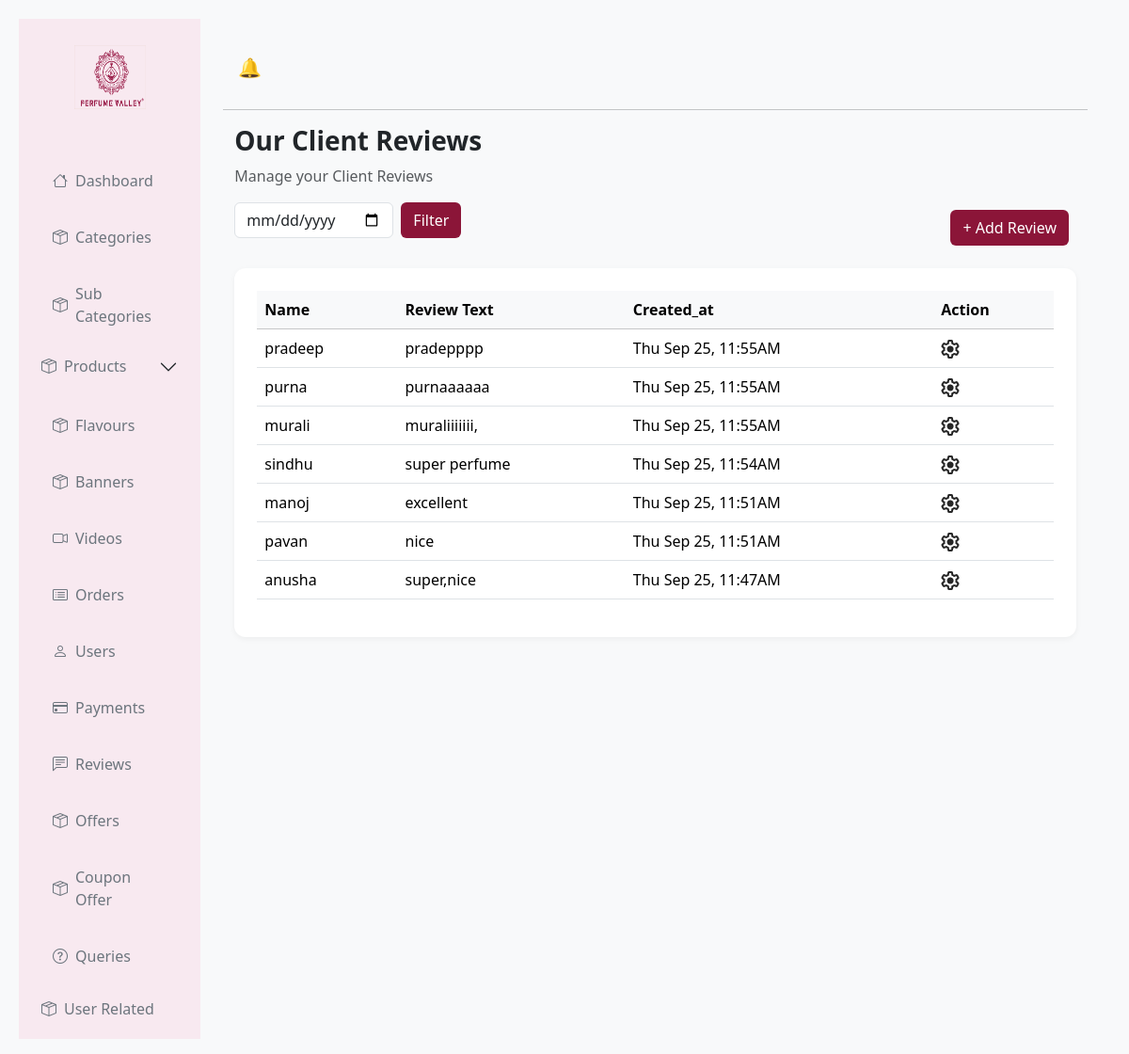
Page /admin-panel/clients_list/ (signed in) on the committed database.
### admin_panel/models.py (models this page shows, shortened)
class Client_review(models.Model):
    client_name=models.CharField(max_length=100)
    review=models.TextField()
    created_at=models.DateTimeField(auto_now_add=True)

### admin_panel/decorators.py (the view)
    def wrapper(request, *args, **kwargs):
        if not request.session.get('admin_id'):
            return redirect('admin_login')  # your named URL
        return view_func(request, *args, **kwargs)

### admin_panel/forms.py
class ClientReviewForm(forms.ModelForm):
    class Meta:
        model = Client_review
        fields = ['client_name', 'review']
        widgets = {
            'client_name': forms.TextInput(attrs={'placeholder': 'Enter User Name', 'class': 'form-control'}),
            'review': forms.Textarea(attrs={'placeholder': 'Enter Review', 'class': 'form-control', 'rows': 4}),
        }

### admin_panel/context_processors.py (called while the page is built)
def admin_context(request):
    admin = None
    if request.session.get('admin_id'):
        try:
            admin = AdminUser.objects.get(id=request.session['admin_id'])
        except AdminUser.DoesNotExist:
            pass
    return {'logged_in_admin': admin}

### admin_panel/views.py (called while the page is built)
@admin_login_required
def cli_rev_list(request):
    review_cli = Client_review.objects.all()
    selected_date = request.GET.get('date', '')
    if selected_date:
        try:
            date_obj = datetime.strptime(selected_date, '%Y-%m-%d').date()
            review_cli = review_cli.filter(created_at__date=date_obj)
        except ValueError:
            pass
    paginator = Paginator(review_cli.order_by('-id'), 10)  # 10 products per page
    page_number = request.GET.get('page')
    page_obj = paginator.get_page(page_number)
    form = ClientReviewForm()
    return render(request, 'admin_panel/cli_review_list.html', {'review_cli': review_cli, 'form': form,'page_obj': page_obj,
        'selected_date': selected_date,})

### user_panel/context_processors.py (called while the page is built, shortened)
def category_subcategory_navbar(request):
    now = timezone.now()
    categories = Category.objects.prefetch_related('subcategories').order_by('-created_at')
    navbar_categories = []
    section_categories = []
    if not section_categories:
        section_categories = categories[:4]
    return {
        "navbar_categories": navbar_categories,
        "section_categories": section_categories,
    }

def festival_offer_context(request):
    current_time = timezone.now()
    festival_offer = PremiumFestiveOffer.objects.filter(
        premium_festival='Festival',
        start_date__lte=current_time,
        end_date__gt=current_time
    ).order_by('-created_at').first()
    return {}  # No offer found

def latest_purchases_orders(request):
    try:
        orders = Order.objects.prefetch_related("items__product").select_related("user", "address").order_by("-created_at")[:10]
        purchases = []
    except Exception as e:
        purchases = []
    return {"latest_purchases": purchases}

### templates/admin_panel/cli_review_list.html (shortened to what this page needs)
{% extends 'admin_panel/base.html' %}
{% load static %}
{% block content %}
  <div class="container">
    <h3><strong>Our Client Reviews</strong></h3>
    <p class="text-muted">Manage your Client Reviews</p>
    <div class="d-flex justify-content-between align-items-center mb-3">
<form method="get" class="d-flex gap-2 align-items-center mb-3">
  <input type="date" name="date" value="{{ selected_date }}" class="form-control" />
 {% if query or selected_date %}
<a href="?page={{ page_obj.number }}" class="btn btn-maroon">Clear Filters</a>
{% else %}
  <button type="submit" class="btn btn-maroon">Filter</button>
  {% endif %}
</form>      <div>
<button class="btn btn-maroon me-2" data-bs-toggle="modal" data-bs-target="#addclientModal">+ Add Review</button>
      </div>
    </div>
    <div class="dashboard-card">
      <table class="table align-middle">
        <thead class="table-light">
          <tr>
            <th>Name</th>
            <th>Review Text</th>
              <th>Created_at</th>
            <th>Action</th>
          </tr>
        </thead>
        <tbody>
          {% for client in page_obj %}
          <tr data-client-id="{{ client.id }}">
            <td>{{ client.client_name }}</td>
            <td>{{ client.review }}</td>
            <td>{{ client.created_at|date:"D M j, g:iA" }}</td>
<td>
  <div class="dropdown">
    <img src="{% static 'images2/settings.png' %}"
         class="dropdown-toggle"
         data-bs-toggle="dropdown"
         aria-expanded="false"
         style="cursor: pointer; width: 20px;">
  </div>
</td>
          {% endfor %}
        </tbody>
      </table>
    </div>
  </div>
{% endblock content %}

### templates/admin_panel/base.html (shortened to what this page needs)
<!DOCTYPE html>
{% load static %}
<html lang="en">
<head>
  <link href="https://cdn.jsdelivr.net/npm/bootstrap@5.3.3/dist/css/bootstrap.min.css" rel="stylesheet">
<link rel="stylesheet" href="https://cdnjs.cloudflare.com/ajax/libs/toastr.js/latest/toastr.min.css" />
 <link rel="stylesheet" href="https://cdnjs.cloudflare.com/ajax/libs/font-awesome/6.4.0/css/all.min.css">
</head>
<body>
<div class="container-fluid">
  <div class="row">
    <div class="col-md-2 sidebar">
      <div class="text-center mb-4">
        <img src="{% static 'images2/hi1.png' %}" class="img-fluid" style="width:100px; height: 100px; padding: 16px 12px;" >
      </div>
     <a href="{% url 'admin_dashboard' %}" class="{% if request.path == '/' %}active{% endif %}">
  <i class="bi bi-house me-2"></i> Dashboard
</a>
<a href="{% url 'category_list' %}" class="{% if request.path == '/admin-panel/categories/' %}active{% endif %}">
  <i class="bi bi-box-seam me-2"></i> Categories
</a>
<a href="{% url 'subcategory_list' %}" class="{% if request.path == '/admin-panel/subcategories/' %}active{% endif %}">
  <i class="bi bi-box-seam me-2"></i> Sub Categories
</a>
<div class="accordion mb-2" id="productAccordion">
  <div class="accordion-item border-0 bg-transparent">
    <h2 class="accordion-header" id="headingProducts">
      <button class="accordion-button bg-transparent p-2 {% if request.path|slice:":18" == '/admin-panel/product' %}{% else %}collapsed{% endif %}"
              type="button" data-bs-toggle="collapse" data-bs-target="#collapseProducts"
              aria-expanded="true" aria-controls="collapseProducts"
              style="box-shadow: none;color: #6c757d;font-weight: 500;padding: 0.75rem 1.25rem;display: flex;" id="stocks-link">
        <i class="bi bi-box-seam me-2"></i> Products    <span id="products-count" class="badge bg-danger" style="display:none;">0</span>
      </button>
    </h2>
  </div>
</div>
<a href="{% url 'flavor_list' %}" class="{% if request.path == '/admin-panel/flavors/' %}active{% endif %}">
  <i class="bi bi-box-seam me-2"></i> Flavours
</a>
<a href="{% url 'banner_list' %}" class="{% if request.path == '/admin-panel/banners/' %}active{% endif %}">
  <i class="bi bi-box-seam me-2"></i> Banners
</a>
      <a href="{% url 'video_list' %}" class="{% if request.path == '/admin-panel/videos/' %}active{% endif %}">
        <i class="bi bi-camera-video me-2"></i> Videos
      </a>
               <a href="{% url 'order_list' %}" id="orders-link" class="{% if request.path == '/admin-panel/orders/' %}active{% endif %}">
    <i class="bi bi-card-list me-2"></i> Orders
</a>
            <a href="{% url 'user_list' %}" class="{% if request.path == '/admin-panel/users/' %}active{% endif %}">
<i class="bi bi-person me-2"></i> Users</a>
      <a href="{% url 'payment_list' %}" class="{% if request.path == '/admin-panel/payments/' %}active{% endif %}">
<i class="bi bi-credit-card me-2"></i> Payments</a>
      <a href="{% url 'review_list' %}" class="{% if request.path == '/admin-panel/reviews/' %}active{% endif %}">
<i class="bi bi-chat-left-text me-2"></i> Reviews</a>
<a href="{% url 'festival_list' %}" class="{% if request.path == '/admin-panel/festivals/' %}active{% endif %}">
  <i class="bi bi-box-seam me-2"></i> Offers
</a>
<a href="{% url 'coupon_list' %}" class="{% if request.path == '/admin-panel/coupons/' %}active{% endif %}">
  <i class="bi bi-box-seam me-2"></i> Coupon Offer
</a>
<a href="{% url 'admin_help_query_list' %}" id="queries-link" class="{% if request.path == '/admin-panel/help-queries/' %}active{% endif %}">
    <i class="bi bi-question-circle me-2"></i> Queries
</a>
<button class="accordion-button bg-transparent p-2 {% if request.path|slice:":18" == '/admin-panel/user' %}{% else %}collapsed{% endif %}"
        type="button" data-bs-toggle="collapse" data-bs-target="#collapseusers"
        aria-expanded="true" aria-controls="collapseusers"
        style="box-shadow: none;color: #6c757d;font-weight: 500;padding: 0.75rem 1.25rem;display: flex;" id="stocks-link">
  <i class="bi bi-box-seam me-2"></i>User Related
</button>
    </div>
    <div class="col-md-10 p-4">
      <nav class="navbar navbar-expand-lg px-3">
    <a class="navbar-brand" href="{% url 'all_notifications' %}">🔔</a>
  </nav>
        <hr>
      {% block content %}
      {% endblock %}
    </div>
  </div>
</div>
<link rel="stylesheet" href="https://cdn.jsdelivr.net/npm/bootstrap-icons@1.10.5/font/bootstrap-icons.css">
</body>
</html>

### templates/admin_panel/cli_review_list.html (style rules this page uses)
body { background-color: #f8f9fa; padding: 20px; }
.btn-maroon { background-color: #8b1538; color: white; }
.dashboard-card { background-color: white; border-radius: 8px; padding: 20px; }

### templates/admin_panel/base.html (style rules this page uses)
body { background-color: #f8f9fa; }
.sidebar { background-color: #f8e9f0; min-height: 100vh; padding: 12px 16px; gap: 12px; display: flex; flex-direction: column; justify-content: flex-start; align-items: stretch; }
.sidebar a { color: #6c757d; text-decoration: none; font-weight: 500; display: flex; align-items: center; padding: 0.75rem 1.25rem; justify-content: flex-start; }
.dashboard-card { border-radius: 12px; box-shadow: 0 2px 6px rgba(0, 0, 0, 0.05); padding: 1.5rem; }

### rows in the picture
Client_review: client_name "pradeep", review "pradepppp", created_at "Thu Sep 25, 11:55AM"
Client_review: client_name "purna", review "purnaaaaaa", created_at "Thu Sep 25, 11:55AM"
Client_review: client_name "murali", review "muraliiiiiii,", created_at "Thu Sep 25, 11:55AM"
Client_review: client_name "sindhu", review "super perfume", created_at "Thu Sep 25, 11:54AM"
Client_review: client_name "manoj", review "excellent", created_at "Thu Sep 25, 11:51AM"
Client_review: client_name "pavan", review "nice", created_at "Thu Sep 25, 11:51AM"
Client_review: client_name "anusha", review "super,nice", created_at "Thu Sep 25, 11:47AM"
